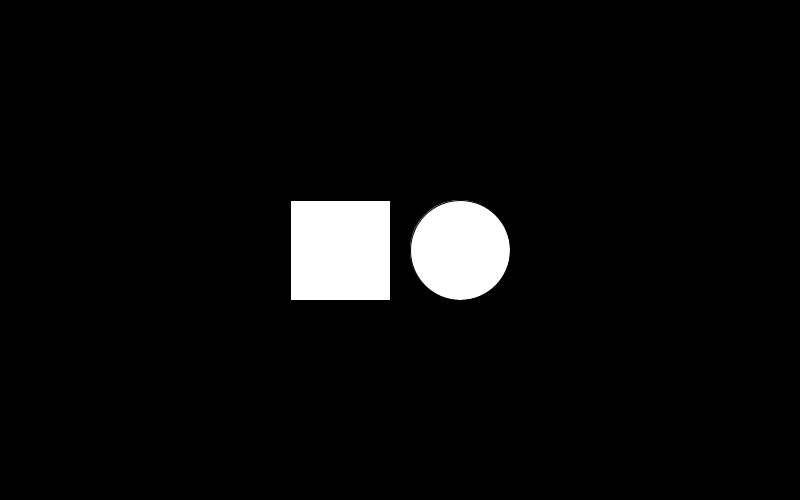
Frame 1 (no input)
Frame 60 (the mouse pressed at the canvas centre just before this capture): identical to frame 1, image omitted
Frame 120 (the mouse held since frame 60 and released just before this capture): identical to frame 1, image omitted

The Processing sketch that drew this single still picture (run headless with seeded random() and noise(); from frame 60 on, the mouse is pressed at the canvas centre):

// Processing sketch: square_and_circle_button
// ── square_and_circle_button.pde
//reference https://processing.org/examples/button.html

PVector circPos, rectPos; 
int circSize = 100;
int rectSize = 100; 
color rectColor, circColor, rectHighlight, circHighlight;
boolean overCircle = false; 
boolean overRect = false; 

void setup(){
  size(800,500);
  rectColor = color (255);
  rectHighlight = color (100);
  circColor = color (255);
  circHighlight = color (100);
  circPos = new PVector(width/2+circSize/2+10, height/2);
  rectPos = new PVector(width/2- rectSize-10, height/2-rectSize/2);
  ellipseMode(CENTER);
}

void draw(){
  background (0);
  if (mouseX > rectPos.x && 
    mouseX < rectPos.x + rectSize && 
    mouseY > rectPos.y && 
    mouseY< rectPos.y + rectSize) {
     fill(rectHighlight);
  } else {
    fill(rectColor);
  }
  rect(rectPos.x, rectPos.y, rectSize, rectSize);
  
  if(sqrt(sq(circPos.x) +
     sq(circPos.y)) < circSize/2 ){
       fill(circHighlight);
     }else {
       fill (circColor);
     }
     ellipse(circPos.x, circPos.y, circSize, circSize);
}
